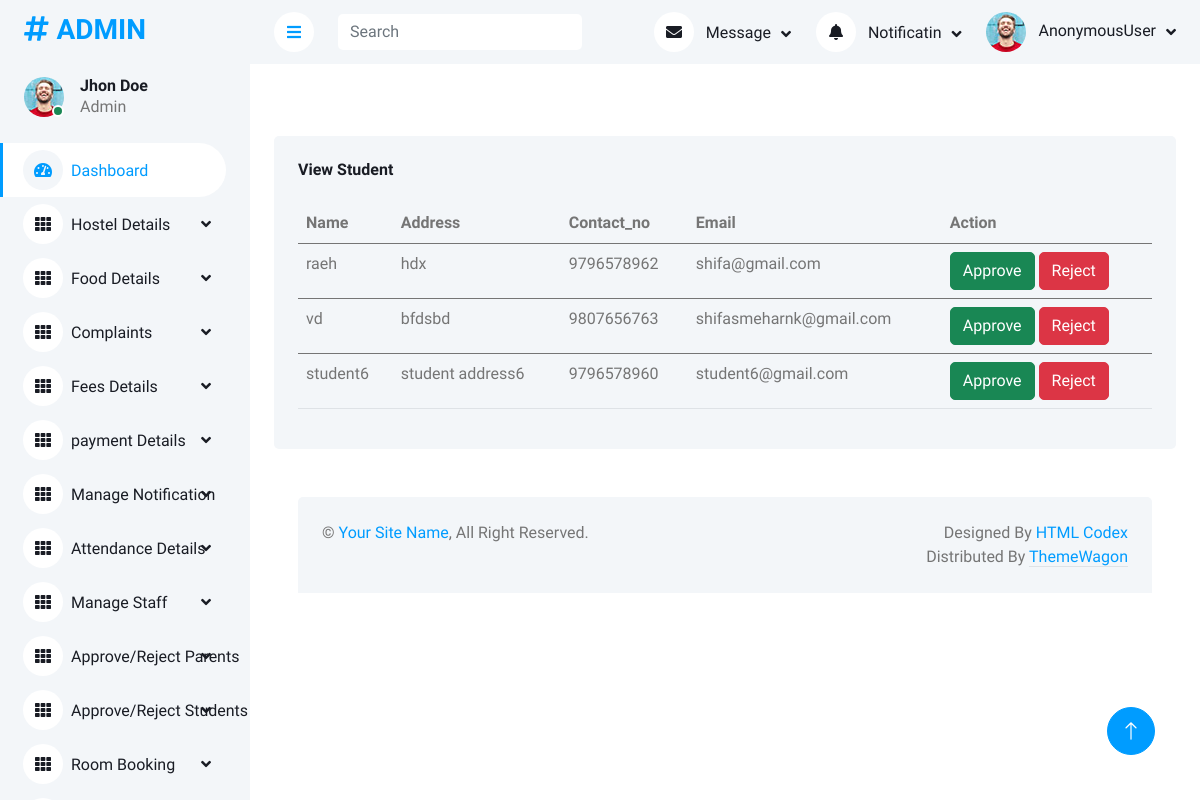
The page /viewstudent on the database as committed earlier.
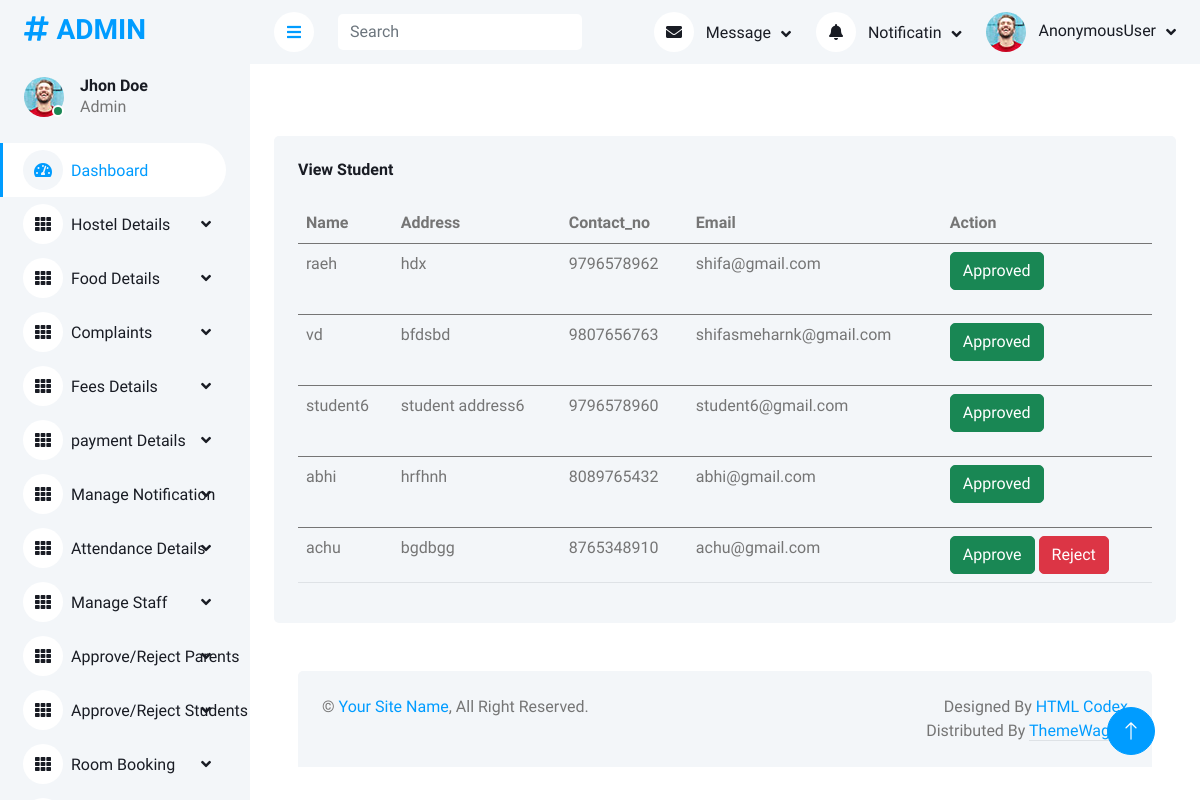
The same page on the database as committed later.
### app/models.py (models this page shows, shortened)
class student(models.Model):
    user = models.OneToOneField(Login, on_delete=models.CASCADE, primary_key=True, related_name='student')
    role = models.CharField(max_length=10)
    name = models.CharField(max_length=50)
    address = models.TextField()
    contact_no = models.IntegerField()
    email = models.EmailField()
    approval_status = models.BooleanField(default=0)
    image = models.ImageField(upload_to='profile', null=True)
    seen = models.BooleanField(default=False)

### app/adminviews.py (the view)
def view_student(request):
    data = student.objects.all()
    return render(request, 'admin_temp/view_student.html', {'data': data})

### templates/admin_temp/view_student.html
<!DOCTYPE html>
{% extends 'admin_temp/admin_home.html' %}
{% block content %}
{% load static %}
<div class="col-12">
    <div class="bg-light rounded h-100 p-4">
        <h6 class="mb-4">View Student</h6>
        <div class="table-responsive">
            <table class="table">
                <thead>
                <tr>
                    <th scope="col">Name</th>
                    <th scope="col">Address</th>
                    <th scope="col">Contact_no</th>
                    <th scope="col">Email</th>
                    <th scope="col">Action</th>
                </tr>
                </thead>
                <tbody>
                {% for i in data %}
                <tr>
                    <td>{{i.name}}</td>
                    <td>{{i.address}}</td>
                    <td>{{i.contact_no}}</td>
                    <td>{{i.email}}</td>
                <td>
                {% if i.approval_status == 0 %}
                <a href="{% url 'approve_student' i.user_id %}"><button class="btn btn-success">Approve</button> </a>
                    <a href="{% url 'reject_student' i.user_id %}"><button class="btn btn-danger">Reject</button> </a>
                {% elif i.approval_status == True %}
                    <p class="btn btn-success">Approved</p>
                {% else %}
                    <p class="btn btn-danger">Rejected</p>
                {% endif %}
                </td>
                </tr>
                </tbody>
                {% endfor %}
            </table>
        </div>
{% endblock %}

### templates/admin_temp/admin_home.html (shortened to what this page needs)
<!DOCTYPE html>
{% load static %}
<html lang="en">
<head>
    <link href="https://cdnjs.cloudflare.com/ajax/libs/font-awesome/5.10.0/css/all.min.css" rel="stylesheet">
    <link href="https://cdn.jsdelivr.net/npm/bootstrap-icons@1.4.1/font/bootstrap-icons.css" rel="stylesheet">
    <link href="{% static 'assets1/lib/owlcarousel/assets/owl.carousel.min.css' %}" rel="stylesheet">
    <link href="{% static 'assets1/lib/tempusdominus/css/tempusdominus-bootstrap-4.min.css' %}" rel="stylesheet" />
    <link href="{% static 'assets1/css/bootstrap.min.css' %}" rel="stylesheet">
    <link href="{% static 'assets1/css/style.css' %}" rel="stylesheet">
</head>
<body>
    <div class="container-xxl position-relative bg-white d-flex p-0">
        <div class="sidebar pe-4 pb-3">
            <nav class="navbar bg-light navbar-light">
                <a href="index.html" class="navbar-brand mx-4 mb-3">
                    <h3 class="text-primary"><i class="fa fa-hashtag me-2"></i>ADMIN</h3>
                </a>
                <div class="d-flex align-items-center ms-4 mb-4">
                    <div class="position-relative">
                        <img class="rounded-circle" src="{% static 'assets1/img/user.jpg' %}" alt="" style="width: 40px; height: 40px;">
                        <div class="bg-success rounded-circle border border-2 border-white position-absolute end-0 bottom-0 p-1"></div>
                    </div>
                    <div class="ms-3">
                        <h6 class="mb-0">Jhon Doe</h6>
                        <span>Admin</span>
                    </div>
                </div>
                <div class="navbar-nav w-100">
                    <a href="index.html" class="nav-item nav-link active"><i class="fa fa-tachometer-alt me-2"></i>Dashboard</a>
                    <div class="nav-item dropdown">
                        <a href="#" class="nav-link dropdown-toggle" data-bs-toggle="dropdown"><i class="fa fa-th me-2">
                        </i>Hostel Details</a>
                    </div>
                    <div class="nav-item dropdown">
                        <a href="#" class="nav-link dropdown-toggle" data-bs-toggle="dropdown"><i class="fa fa-th me-2">
                        </i>Food Details</a>
                    </div>
                    <div class="nav-item dropdown">
                        <a href="#" class="nav-link dropdown-toggle" data-bs-toggle="dropdown"><i class="fa fa-th me-2">
                        </i>Complaints</a>
                    </div>
                    <div class="nav-item dropdown">
                        <a href="#" class="nav-link dropdown-toggle" data-bs-toggle="dropdown"><i class="fa fa-th me-2">
                        </i>Fees Details</a>
                    </div>
                    <div class="nav-item dropdown">
                        <a href="#" class="nav-link dropdown-toggle" data-bs-toggle="dropdown"><i class="fa fa-th me-2">
                        </i>payment Details</a>
                    </div>
                    <div class="nav-item dropdown">
                        <a href="#" class="nav-link dropdown-toggle" data-bs-toggle="dropdown"><i class="fa fa-th me-2">
                        </i>Manage Notification</a>
                    </div>
                    <div class="nav-item dropdown">
                        <a href="#" class="nav-link dropdown-toggle" data-bs-toggle="dropdown"><i class="fa fa-th me-2">
                        </i>Attendance Details</a>
                        <div class="nav-item dropdown">
                        <a href="#" class="nav-link dropdown-toggle" data-bs-toggle="dropdown"><i class="fa fa-th me-2">
                        </i>Manage Staff</a>
                    </div>
                        <div class="nav-item dropdown">
                        <a href="#" class="nav-link dropdown-toggle" data-bs-toggle="dropdown"><i class="fa fa-th me-2">
                        </i>Approve/Reject Parents</a>
                    </div>
                         <div class="nav-item dropdown">
                        <a href="#" class="nav-link dropdown-toggle" data-bs-toggle="dropdown"><i class="fa fa-th me-2">
                        </i>Approve/Reject Students</a>
                    </div>
                         <div class="nav-item dropdown">
                        <a href="#" class="nav-link dropdown-toggle" data-bs-toggle="dropdown"><i class="fa fa-th me-2">
                        </i>Room Booking</a>
                    </div>
                         <div class="nav-item dropdown">
                        <a href="#" class="nav-link dropdown-toggle" data-bs-toggle="dropdown">View Review</a>
                    </div>
                </div>
                </div>
            </nav>
        </div>
        <div class="content">
            <nav class="navbar navbar-expand bg-light navbar-light sticky-top px-4 py-0">
                <a href="#" class="sidebar-toggler flex-shrink-0">
                    <i class="fa fa-bars"></i>
                </a>
                <form class="d-none d-md-flex ms-4">
                    <input class="form-control border-0" type="search" placeholder="Search">
                </form>
                <div class="navbar-nav align-items-center ms-auto">
                    <div class="nav-item dropdown">
                        <a href="#" class="nav-link dropdown-toggle" data-bs-toggle="dropdown">
                            <i class="fa fa-envelope me-lg-2"></i>
                            <span class="d-none d-lg-inline-flex">Message</span>
                        </a>
                    </div>
                    <div class="nav-item dropdown">
                        <a href="#" class="nav-link dropdown-toggle" data-bs-toggle="dropdown">
                            <i class="fa fa-bell me-lg-2"></i>
                            <span class="d-none d-lg-inline-flex">Notificatin</span>
                        </a>
                    </div>
                    <div class="nav-item dropdown">
                        <a href="#" class="nav-link dropdown-toggle" data-bs-toggle="dropdown">
                            <img class="rounded-circle me-lg-2" src="{% static 'assets1/img/user.jpg' %}" alt="" style="width: 40px; height: 40px;">
                            <span class="d-none d-lg-inline-flex">{{request.user}}</span>
                        </a>
                    </div>
                </div>
            </nav>
            <div class="container-fluid pt-4 px-4">
            </div>
            <div class="container-fluid pt-4 px-4">
                <div class="row g-4">
                </div>
            </div>
            <div class="container-fluid pt-4 px-4">
                {% block content %}
                {% endblock %}
            </div>
            <div class="container-fluid pt-4 px-4">
                <div class="row g-4">
                </div>
            </div>
            <div class="container-fluid pt-4 px-4">
                <div class="bg-light rounded-top p-4">
                    <div class="row">
                        <div class="col-12 col-sm-6 text-center text-sm-start">
                            &copy; <a href="#">Your Site Name</a>, All Right Reserved.
                        </div>
                        <div class="col-12 col-sm-6 text-center text-sm-end">
                            Designed By <a href="https://htmlcodex.com">HTML Codex</a>
                        Distributed By <a class="border-bottom" href="https://themewagon.com" target="_blank">ThemeWagon</a>
                        </div>
                    </div>
                </div>
            </div>
        </div>
        <a href="#" class="btn btn-lg btn-primary btn-lg-square back-to-top"><i class="bi bi-arrow-up"></i></a>
    </div>
</body>
</html>

### static/assets1/css/style.css (style rules this page uses)
:root { --primary: #009CFF; --light: #F3F6F9; --dark: #191C24; }
.back-to-top { position: fixed; display: none; right: 45px; bottom: 45px; z-index: 99; }
.btn { transition: .5s; }
.btn.btn-primary { color: #FFFFFF; }
.btn-lg-square { width: 48px; height: 48px; }
.btn-square, .btn-sm-square, .btn-lg-square { padding: 0; display: inline-flex; align-items: center; justify-content: center; font-weight: normal; border-radius: 50px; }
.sidebar { position: fixed; top: 0; left: 0; bottom: 0; width: 250px; height: 100vh; overflow-y: auto; background: var(--light); transition: 0.5s; z-index: 999; }
.content { margin-left: 250px; min-height: 100vh; background: #FFFFFF; transition: 0.5s; }
@media (min-width: 992px) { .sidebar { margin-left: 0; } }
@media (min-width: 992px) { .content { width: calc(100% - 250px); } }
.sidebar .navbar .navbar-nav .nav-link { padding: 7px 20px; color: var(--dark); font-weight: 500; border-left: 3px solid var(--light); border-radius: 0 30px 30px 0; outline: none; }
.sidebar .navbar .navbar-nav .nav-link:hover, .sidebar .navbar .navbar-nav .nav-link.active { color: var(--primary); background: #FFFFFF; border-color: var(--primary); }
.sidebar .navbar .navbar-nav .nav-link i { width: 40px; height: 40px; display: inline-flex; align-items: center; justify-content: center; background: #FFFFFF; border-radius: 40px; }
.sidebar .navbar .navbar-nav .nav-link:hover i, .sidebar .navbar .navbar-nav .nav-link.active i { background: var(--light); }
.sidebar .navbar .dropdown-toggle::after { position: absolute; top: 15px; right: 15px; border: none; content: "\f107"; font-family: "Font Awesome 5 Free"; font-weight: 900; transition: .5s; }
.content .navbar .navbar-nav .nav-link { margin-left: 25px; padding: 12px 0; color: var(--dark); outline: none; }
.content .navbar .sidebar-toggler, .content .navbar .navbar-nav .nav-link i { width: 40px; height: 40px; display: inline-flex; align-items: center; justify-content: center; background: #FFFFFF; border-radius: 40px; }
.content .navbar .dropdown-toggle::after { margin-left: 6px; vertical-align: middle; border: none; content: "\f107"; font-family: "Font Awesome 5 Free"; font-weight: 900; transition: .5s; }

Rows that differ between the two databases and show on the page:
changed student "raeh": approval_status "Approve Reject" → "Approved"
changed student "vd": approval_status "Approve Reject" → "Approved"
changed student "student6": approval_status "Approve Reject" → "Approved"
added student: name "abhi", address "hrfhnh", contact_no "8089765432", email "abhi@gmail.com", approval_status "Approved"
added student: name "achu", address "bgdbgg", contact_no "8765348910", email "achu@gmail.com", approval_status "Approve"
